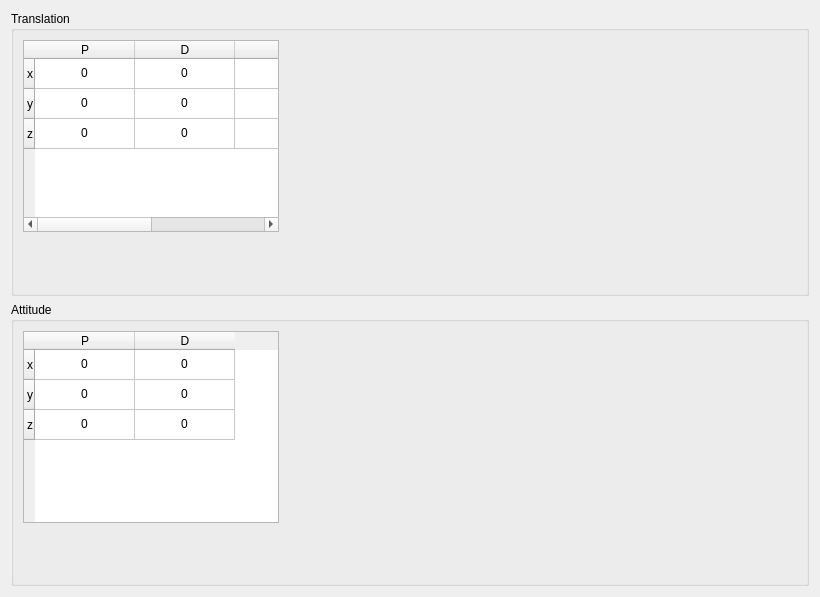
     <widget class="QWidget" name="tab_4">
      <attribute name="title">
       <string>Controller</string>
      </attribute>
      <layout class="QVBoxLayout" name="verticalLayout_2">
       <item>
        <widget class="QGroupBox" name="groupBox_3">
         <property name="title">
          <string>Translation</string>
         </property>
         <layout class="QGridLayout" name="gridLayout_4">
          <item row="0" column="0">
           <widget class="QTableWidget" name="tblTransCntl">
            <property name="sizePolicy">
             <sizepolicy hsizetype="Preferred" vsizetype="Preferred">
              <horstretch>0</horstretch>
              <verstretch>0</verstretch>
             </sizepolicy>
            </property>
            <property name="baseSize">
             <size>
              <width>331</width>
              <height>121</height>
             </size>
            </property>
            <row>
             <property name="text">
              <string>x</string>
             </property>
             <property name="textAlignment">
              <set>AlignRight|AlignVCenter</set>
             </property>
            </row>
            <row>
             <property name="text">
              <string>y</string>
             </property>
             <property name="textAlignment">
              <set>AlignRight|AlignVCenter</set>
             </property>
            </row>
            <row>
             <property name="text">
              <string>z</string>
             </property>
             <property name="textAlignment">
              <set>AlignRight|AlignVCenter</set>
             </property>
            </row>
            <column>
             <property name="text">
              <string>P</string>
             </property>
             <property name="textAlignment">
              <set>AlignHCenter|AlignVCenter|AlignCenter</set>
             </property>
            </column>
            <column>
             <property name="text">
              <string>D</string>
             </property>
             <property name="textAlignment">
              <set>AlignHCenter|AlignVCenter|AlignCenter</set>
             </property>
            </column>
            <column>
             <property name="text">
              <string>I</string>
             </property>
             <property name="textAlignment">
              <set>AlignHCenter|AlignVCenter|AlignCenter</set>
             </property>
            </column>
            <column>
             <property name="text">
              <string>I limit</string>
             </property>
             <property name="textAlignment">
              <set>AlignHCenter|AlignVCenter|AlignCenter</set>
             </property>
            </column>
            <item row="0" column="0">
             <property name="text">
              <string>0</string>
             </property>
             <property name="textAlignment">
              <set>AlignHCenter|AlignVCenter|AlignCenter</set>
             </property>
            </item>
            <item row="0" column="1">
             <property name="text">
              <string>0</string>
             </property>
             <property name="textAlignment">
              <set>AlignHCenter|AlignVCenter|AlignCenter</set>
             </property>
            </item>
            <item row="0" column="2">
             <property name="text">
              <string>0</string>
             </property>
             <property name="textAlignment">
              <set>AlignHCenter|AlignVCenter|AlignCenter</set>
             </property>
            </item>
            <item row="0" column="3">
             <property name="text">
              <string>0</string>
             </property>
             <property name="textAlignment">
              <set>AlignHCenter|AlignVCenter|AlignCenter</set>
             </property>
            </item>
            <item row="1" column="0">
             <property name="text">
              <string>0</string>
             </property>
             <property name="textAlignment">
              <set>AlignHCenter|AlignVCenter|AlignCenter</set>
             </property>
            </item>
            <item row="1" column="1">
             <property name="text">
              <string>0</string>
             </property>
             <property name="textAlignment">
              <set>AlignHCenter|AlignVCenter|AlignCenter</set>
             </property>
            </item>
            <item row="1" column="2">
             <property name="text">
              <string>0</string>
             </property>
             <property name="textAlignment">
              <set>AlignHCenter|AlignVCenter|AlignCenter</set>
             </property>
            </item>
            <item row="1" column="3">
             <property name="text">
              <string>0</string>
             </property>
             <property name="textAlignment">
              <set>AlignHCenter|AlignVCenter|AlignCenter</set>
             </property>
            </item>
            <item row="2" column="0">
             <property name="text">
              <string>0</string>
             </property>
             <property name="textAlignment">
              <set>AlignHCenter|AlignVCenter|AlignCenter</set>
             </property>
            </item>
            <item row="2" column="1">
             <property name="text">
              <string>0</string>
             </property>
             <property name="textAlignment">
              <set>AlignHCenter|AlignVCenter|AlignCenter</set>
             </property>
            </item>
            <item row="2" column="2">
             <property name="text">
              <string>0</string>
             </property>
             <property name="textAlignment">
              <set>AlignHCenter|AlignVCenter|AlignCenter</set>
             </property>
            </item>
            <item row="2" column="3">
             <property name="text">
              <string>0</string>
             </property>
             <property name="textAlignment">
              <set>AlignHCenter|AlignVCenter|AlignCenter</set>
             </property>
            </item>
           </widget>
          </item>
          <item row="0" column="1">
           <spacer name="horizontalSpacer_3">
            <property name="orientation">
             <enum>Qt::Horizontal</enum>
            </property>
            <property name="sizeHint" stdset="0">
             <size>
              <width>518</width>
              <height>20</height>
             </size>
            </property>
           </spacer>
          </item>
          <item row="1" column="0">
           <spacer name="verticalSpacer_5">
            <property name="orientation">
             <enum>Qt::Vertical</enum>
            </property>
            <property name="sizeHint" stdset="0">
             <size>
              <width>20</width>
              <height>52</height>
             </size>
            </property>
           </spacer>
          </item>
         </layout>
        </widget>
       </item>
       <item>
        <widget class="QGroupBox" name="groupBox_4">
         <property name="title">
          <string>Attitude</string>
         </property>
         <layout class="QGridLayout" name="gridLayout_5">
          <item row="0" column="0">
           <widget class="QTableWidget" name="tblAttCntl">
            <property name="sizePolicy">
             <sizepolicy hsizetype="Preferred" vsizetype="Preferred">
              <horstretch>0</horstretch>
              <verstretch>0</verstretch>
             </sizepolicy>
            </property>
            <property name="baseSize">
             <size>
              <width>331</width>
              <height>121</height>
             </size>
            </property>
            <row>
             <property name="text">
              <string>x</string>
             </property>
             <property name="textAlignment">
              <set>AlignRight|AlignVCenter</set>
             </property>
            </row>
            <row>
             <property name="text">
              <string>y</string>
             </property>
             <property name="textAlignment">
              <set>AlignRight|AlignVCenter</set>
             </property>
            </row>
            <row>
             <property name="text">
              <string>z</string>
             </property>
             <property name="textAlignment">
              <set>AlignRight|AlignVCenter</set>
             </property>
            </row>
            <column>
             <property name="text">
              <string>P</string>
             </property>
             <property name="textAlignment">
              <set>AlignHCenter|AlignVCenter|AlignCenter</set>
             </property>
            </column>
            <column>
             <property name="text">
              <string>D</string>
             </property>
             <property name="textAlignment">
              <set>AlignHCenter|AlignVCenter|AlignCenter</set>
             </property>
            </column>
            <item row="0" column="0">
             <property name="text">
              <string>0</string>
             </property>
             <property name="textAlignment">
              <set>AlignHCenter|AlignVCenter|AlignCenter</set>
             </property>
            </item>
            <item row="0" column="1">
             <property name="text">
              <string>0</string>
             </property>
             <property name="textAlignment">
              <set>AlignHCenter|AlignVCenter|AlignCenter</set>
             </property>
            </item>
            <item row="1" column="0">
             <property name="text">
              <string>0</string>
             </property>
             <property name="textAlignment">
              <set>AlignHCenter|AlignVCenter|AlignCenter</set>
             </property>
            </item>
            <item row="1" column="1">
             <property name="text">
              <string>0</string>
             </property>
             <property name="textAlignment">
              <set>AlignHCenter|AlignVCenter|AlignCenter</set>
             </property>
            </item>
            <item row="2" column="0">
             <property name="text">
              <string>0</string>
             </property>
             <property name="textAlignment">
              <set>AlignHCenter|AlignVCenter|AlignCenter</set>
             </property>
            </item>
            <item row="2" column="1">
             <property name="text">
              <string>0</string>
             </property>
             <property name="textAlignment">
              <set>AlignHCenter|AlignVCenter|AlignCenter</set>
             </property>
            </item>
           </widget>
          </item>
          <item row="0" column="1">
           <spacer name="horizontalSpacer_4">
            <property name="orientation">
             <enum>Qt::Horizontal</enum>
            </property>
            <property name="sizeHint" stdset="0">
             <size>
              <width>518</width>
              <height>20</height>
             </size>
            </property>
           </spacer>
          </item>
          <item row="1" column="0">
           <spacer name="verticalSpacer_6">
            <property name="orientation">
             <enum>Qt::Vertical</enum>
            </property>
            <property name="sizeHint" stdset="0">
             <size>
              <width>20</width>
              <height>51</height>
             </size>
            </property>
           </spacer>
          </item>
         </layout>
        </widget>
       </item>
      </layout>
     </widget>
